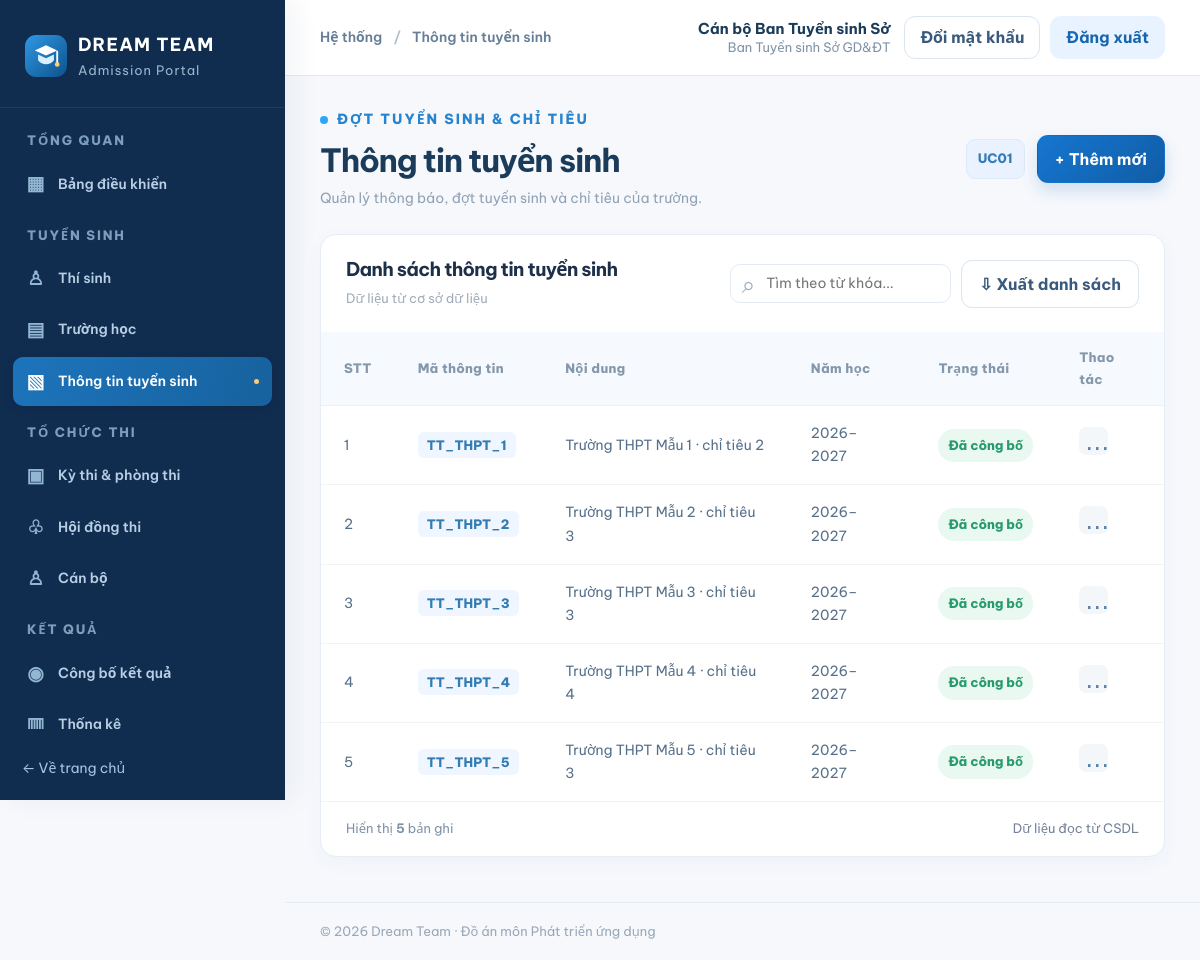
Screenshot of /admission-info/index.php (signed in) with the database file from the repository.
### tables this page shows
CREATE TABLE TaiKhoan (
  maTaiKhoan VARCHAR(20) NOT NULL,
  tenDangNhap VARCHAR(50) NOT NULL,
  matKhau VARCHAR(255) NOT NULL,
  hoTen VARCHAR(100) NOT NULL,
  vaiTro VARCHAR(30) NOT NULL,
  maCanBo VARCHAR(20) NULL,
  maThiSinh VARCHAR(20) NULL,
  trangThai VARCHAR(20) NOT NULL DEFAULT 'Hoạt động',
  soLanSai INT NOT NULL DEFAULT 0,
  khoaDen DATETIME NULL,
  lanDangNhapCuoi DATETIME NULL,
  ngayTao DATETIME NOT NULL DEFAULT CURRENT_TIMESTAMP,
  PRIMARY KEY (maTaiKhoan),
  UNIQUE KEY uq_taikhoan_ten (tenDangNhap),
  CONSTRAINT ck_taikhoan_vaitro CHECK (vaiTro IN ('HOC_SINH','GVCN','BAN_TUYEN_SINH','HD_TUYEN_SINH','HD_COI_THI','HD_CHAM_THI','CAT_PHACH','HD_PHUC_KHAO','HD_RA_DE','QUAN_TRI')),
  CONSTRAINT ck_taikhoan_trangthai CHECK (trangThai IN ('Hoạt động','Bị khóa')),
  CONSTRAINT ck_taikhoan_solansai CHECK (soLanSai >= 0),
  CONSTRAINT fk_taikhoan_canbo FOREIGN KEY (maCanBo) REFERENCES CanBo(maCanBo),
  CONSTRAINT fk_taikhoan_thisinh FOREIGN KEY (maThiSinh) REFERENCES ThiSinh(maThiSinh)
);

CREATE TABLE ThongTinTuyenSinh (
  maThongTin VARCHAR(20) NOT NULL,
  chiTieuTuyenSinh INT NOT NULL DEFAULT 0,
  heDaoTao VARCHAR(50) NOT NULL,
  phuongThucTuyenSinh VARCHAR(100) NOT NULL,
  hocPhi DECIMAL(18,2) NOT NULL DEFAULT 0,
  noiDungChiTiet TEXT NULL,
  trangThaiCongBo VARCHAR(50) NOT NULL DEFAULT 'Chưa công bố',
  maTruongTHPT VARCHAR(20) NOT NULL,
  maDot VARCHAR(20) NOT NULL,
  PRIMARY KEY (maThongTin),
  CONSTRAINT ck_ttts_chitieu CHECK (chiTieuTuyenSinh >= 0),
  CONSTRAINT ck_ttts_hocphi CHECK (hocPhi >= 0),
  CONSTRAINT fk_ttts_thpt FOREIGN KEY (maTruongTHPT) REFERENCES TruongTHPT(maTruongTHPT),
  CONSTRAINT fk_ttts_dot FOREIGN KEY (maDot) REFERENCES DotTuyenSinh(maDot)
);

### includes/functions.php (called while the page is built, shortened)
<?php
function app_config(): array {
    static $cfg = null;
    if ($cfg === null) {
        $cfg = require dirname(__DIR__) . '/config/app.php';
        date_default_timezone_set($cfg['timezone']);
    }
    return $cfg;
}
function e(mixed $str): string {
    return htmlspecialchars((string)$str, ENT_QUOTES | ENT_SUBSTITUTE, 'UTF-8');
}
function base_path(): string {
    $forced = app_config()['base_path'];
    $root = realpath(dirname(__DIR__));
    $docroot = realpath($_SERVER['DOCUMENT_ROOT'] ?? '');
    $r = strtolower(str_replace('\\','/',$root));
    $d = rtrim(strtolower(str_replace('\\','/',$docroot)),'/');
    if ($r === $d) return '';
    return '';
}
function url(string $path = ''): string {
    $prefix = rtrim(base_path(), '/');
    $clean = ltrim($path, '/');
    return $prefix . '/' . $clean;
}
function ui_lower(string $value): string {
    return function_exists('mb_strtolower') ? mb_strtolower($value, 'UTF-8') : strtolower($value);
}
function render_module(string $key): void {
    $modules = require __DIR__ . '/module_config.php';
    require_once __DIR__ . '/auth.php';
    require_module($key);
    $module = $modules[$key];
    require_once dirname(__DIR__) . '/services/live_data.php';
    $kindNow = $module['kind'] ?? 'table';
    if ($kindNow === 'table') { $rows = live_rows($key); if ($rows !== null) { $module['rows'] = $rows; $live = true; } }
    elseif ($kindNow === 'dashboard' || $kindNow === 'stats') { $liveStats = live_stats(); $live = $liveStats !== null; }
    elseif ($kindNow === 'assignments') { $liveAssign = live_assignments(); $live = $liveAssign !== null; }
    $page_title = $module['title']; $layout = 'dashboard'; $active = $key;
    require __DIR__ . '/header.php';
    require __DIR__ . '/module_page.php';
    require __DIR__ . '/footer.php';
}

### admission-info/index.php (called while the page is built, shortened)
<?php
require_once dirname(__DIR__) . '/includes/functions.php';
render_module('admission-info');

### config/app.php (called while the page is built, shortened)
<?php
return [
    'name' => getenv('APP_NAME') ?: 'Tuyển sinh lớp 10 | Dream Team',
    'demo_mode' => filter_var(getenv('DEMO_MODE') ?: '1', FILTER_VALIDATE_BOOLEAN),
    'timezone' => 'Asia/Ho_Chi_Minh',
    'base_path' => getenv('APP_BASE_PATH') ?: null,
];

### config/database.php (called while the page is built, shortened)
<?php
function db(): PDO {
    static $pdo = null;
    if ($pdo instanceof PDO) return $pdo;
    $host = getenv('DB_HOST') ?: '127.0.0.1';
    $port = getenv('DB_PORT') ?: '3306';
    $name = getenv('DB_NAME') ?: 'dreamteam_tuyensinh10';
    $user = getenv('DB_USER') ?: 'root';
    $pass = getenv('DB_PASS') ?: '';
    $pdo = new PDO(
        "mysql:host={$host};port={$port};dbname={$name};charset=utf8mb4", $user, $pass,
        [PDO::ATTR_ERRMODE => PDO::ERRMODE_EXCEPTION, PDO::ATTR_DEFAULT_FETCH_MODE => PDO::FETCH_ASSOC,
         PDO::ATTR_EMULATE_PREPARES => false]
    );
    return $pdo;
}

### services/live_data.php (called while the page is built, shortened)
<?php
require_once dirname(__DIR__) . '/config/database.php';
function live_all(string $sql, array $params = []): array {
    $st = db()->prepare($sql); $st->execute($params);
    return $st->fetchAll(PDO::FETCH_NUM);
}
function live_available(): bool {
    static $ok = null;
    if ($ok === null) { try { db()->query('SELECT 1 FROM ThiSinh LIMIT 1'); $ok = true; } catch (Throwable $e) { $ok = false; } }
    return $ok;
}
function live_rows(string $key): ?array {
    if (!live_available()) return null;
    try { return live_all($q[$key]); } catch (Throwable $e) { error_log("live_rows($key): " . $e->getMessage()); return null; }
}

### includes/auth.php (called while the page is built, shortened)
<?php
require_once __DIR__ . '/functions.php';
require_once __DIR__ . '/permissions.php';
require_once dirname(__DIR__) . '/services/auth_service.php';
function current_user(): ?array {
    static $user = false;
    if ($user !== false) return $user;
    $user = null;
    $ma = $_SESSION['user']['maTaiKhoan'] ?? null;
    try {
        $user = layTaiKhoanHoatDong((string)$ma);
    } catch (Throwable $e) {
        error_log('current_user: ' . $e->getMessage());
        $user = $_SESSION['user'];
    }
    return $user;
}
function require_auth(): array {
    $user = current_user();
    return $user;
}
function require_module(string $module): array {
    $user = require_auth();
    return $user;
}

### services/auth_service.php (called while the page is built, shortened)
<?php
require_once dirname(__DIR__) . '/config/database.php';
function tk_cot_phien(): string {
    return 'maTaiKhoan, tenDangNhap, hoTen, vaiTro, maCanBo, maThiSinh, trangThai';
}
function layTaiKhoanHoatDong(string $maTaiKhoan): ?array {
    $st = db()->prepare('SELECT ' . tk_cot_phien() . " FROM TaiKhoan WHERE maTaiKhoan = ? AND trangThai = 'Hoạt động'");
    $st->execute([$maTaiKhoan]);
    return $st->fetch() ?: null;
}

### includes/permissions.php (called while the page is built, shortened)
<?php
function ten_vai_tro(string $vaiTro): string {
    return VAI_TRO[$vaiTro] ?? $vaiTro;
}

### includes/module_page.php (the view, shortened to what this page needs)
<?php
$kind = $module['kind'] ?? 'table';
$live = $live ?? false; $liveStats = $liveStats ?? null; $liveAssign = $liveAssign ?? null;
$dashMetrics = $liveStats
  ? [[sprintf('%02d',$liveStats['thiSinh']),'Hồ sơ thí sinh','Đợt '.$liveStats['nam'],'sky'],[sprintf('%02d',$liveStats['truong']),'Trường THPT tham gia','Danh mục trong CSDL','purple'],[sprintf('%02d',$liveStats['nvToiDa']),'Nguyện vọng tối đa','NV1 · NV2 · NV3','mint'],[sprintf('%02d',$liveStats['nguyenVong']),'Nguyện vọng đã lập','Tổng số nguyện vọng','orange']]
  : [['720','Hồ sơ dự kiến','↗ 12%','sky'],['07','Trường tham gia','Kỳ 2026–2027','purple'],['03','Nguyện vọng tối đa','NV1 · NV2 · NV3','mint'],['--','Nguyện vọng đã lập','Chưa kết nối CSDL','orange']];
?>
<div class="page-head"><div><div class="eyebrow"><span></span><?= e($module['eyebrow']) ?></div><h1><?= e($module['title']) ?></h1><p><?= e($module['desc']) ?></p></div><div class="page-head-actions"><span class="uc-tag"><?= e($module['uc']) ?></span><button class="btn btn-primary" type="button" data-demo-action>+ Thêm mới</button></div></div>
<?php if($kind === 'dashboard'): ?>
<div class="metric-grid">
 <?php foreach($dashMetrics as [$value,$label,$hint,$color]): ?>
 <div class="metric-card <?= e($color) ?>"><div class="metric-icon">✳</div><div class="metric-value"><?= e($value) ?></div><div class="metric-label"><?= e($label) ?></div><div class="metric-hint"><?= e($hint) ?></div></div>
 <?php endforeach; ?>
</div>
<?php if($liveStats): ?><div class="dash-panels"><div class="panel"><div class="panel-heading"><div><h2>Nguyện vọng 1 so với chỉ tiêu</h2><p>Số thí sinh đăng ký NV1 / chỉ tiêu từng trường THPT</p></div></div>
 <div class="bars"><?php foreach($liveStats['theoTruong'] as [$tn,$nv1,$ct]): $pc = $ct ? min(100,(int)round($nv1/$ct*100)) : 0; ?><div><span><?= e($tn) ?></span><div><i style="width:<?= $pc ?>%"></i></div><strong><?= (int)$nv1 ?>/<?= (int)$ct ?></strong></div><?php endforeach; ?></div>
 </div><?php else: ?><div class="dash-panels"><?php endif; ?><div class="panel"><div class="panel-heading"><div><h2>Truy cập nhanh</h2><p>Các chức năng chính của hệ thống</p></div></div>
 <div class="quick-links"><a href="<?= e(url('aspirations/')) ?>"><span class="quick-icon">✧</span><span>Đăng ký nguyện vọng<small>UC02 · Quốc Thiên</small></span>→</a><a href="<?= e(url('exam/')) ?>"><span class="quick-icon">▣</span><span>Phân phòng thi<small>UC07 · Thúy Vy</small></span>→</a><a href="<?= e(url('assignments/')) ?>"><span class="quick-icon">⇆</span><span>Phân công coi thi<small>UC11 · Trần Cẩm Vân</small></span>→</a><a href="<?= e(url('admission/')) ?>"><span class="quick-icon">◇</span><span>Xét tuyển nguyện vọng<small>UC17 · Khánh Duy</small></span>→</a></div>
 </div></div>
<?php else: ?>
<div class="panel table-panel"><div class="table-toolbar"><div class="table-title"><h2>Danh sách <?= e(ui_lower($module['title'])) ?></h2><p><?= $live ? 'Dữ liệu từ cơ sở dữ liệu' : 'Chưa kết nối cơ sở dữ liệu' ?></p></div><div class="toolbar-right"><label class="search-input"><span>⌕</span><input type="search" placeholder="Tìm theo từ khóa..." aria-label="Tìm trong bảng" data-table-search></label><button class="btn btn-outline" type="button" data-demo-action>⇩ Xuất danh sách</button></div></div><div class="table-scroll"><table class="data-table"><thead><tr><th>STT</th><?php foreach($module['columns'] as $column): ?><th><?= e($column) ?></th><?php endforeach; ?><th>Thao tác</th></tr></thead><tbody><?php if(!$module['rows']): ?><tr><td colspan="<?= count($module['columns'])+2 ?>" class="muted" style="text-align:center;padding:28px">Chưa có dữ liệu.</td></tr><?php endif; ?><?php foreach($module['rows'] as $i=>$row): ?><tr data-search-row><td class="muted"><?= $i+1 ?></td><?php foreach($row as $j=>$value): ?><td><?php if($j===0): ?><span class="code-tag"><?= e($value) ?></span><?php elseif($j===count($row)-1): ?><span class="status <?= (str_contains(ui_lower((string)$value),'đã')||str_contains(ui_lower((string)$value),'sẵn')||str_contains(ui_lower((string)$value),'đủ')) ? 'status-success' : 'status-pending' ?>"><?= e($value) ?></span><?php else: ?><?= e($value) ?><?php endif; ?></td><?php endforeach; ?><td><button class="icon-button" data-demo-action title="Xem chi tiết">⋯</button></td></tr><?php endforeach; ?></tbody></table></div><div class="table-bottom"><span>Hiển thị <strong><?= count($module['rows']) ?></strong> bản ghi<?= $live ? '' : '' ?></span><span class="muted"><?= $live ? 'Dữ liệu đọc từ CSDL' : 'Dữ liệu chưa liên kết CSDL' ?></span></div></div>
<?php endif; ?>

### includes/header.php (shortened to what this page needs)
<?php
require_once __DIR__ . '/functions.php';
$page_title = $page_title ?? 'Trang chủ';
$layout = $layout ?? 'public';
$cfg = app_config();
?><!doctype html>
<html lang="vi">
<head>
  <link rel="stylesheet" href="<?= e(url('assets/css/style.css')) ?>">
</head>
<body class="<?= $layout === 'dashboard' ? 'dash-body' : 'public-body' ?>">
<?php if ($layout === 'dashboard'): ?>
<div class="dash-shell">
  <?php require __DIR__ . '/sidebar.php'; ?>
  <div class="dash-main">
    <header class="dash-topbar">
      <div class="dash-topbar-left"><button class="hamburger" aria-label="Mở menu" data-menu-toggle>☰</button><span class="breadcrumb">Hệ thống <span>/</span> <?= e($page_title) ?></span></div>
      <div class="dash-topbar-right"><?php $__u = function_exists('current_user') ? current_user() : null; if ($__u): ?>
        <span class="topbar-user"><strong><?= e($__u['hoTen']) ?></strong><small><?= e(ten_vai_tro($__u['vaiTro'])) ?></small></span>
        <a class="btn btn-outline btn-sm" href="<?= e(url('auth/doi-mat-khau.php')) ?>">Đổi mật khẩu</a>
        <form method="post" action="<?= e(url('auth/logout.php')) ?>" class="topbar-logout"><?= csrf_field() ?><button class="btn btn-soft btn-sm" type="submit">Đăng xuất</button></form>
      <?php else: ?><a class="avatar" href="<?= e(url('auth/login.php')) ?>" title="Đăng nhập">DT</a><?php endif; ?></div>
    </header>
    <main id="main" class="dash-content">
<?php endif; ?>

### rows the page displays
taikhoan: hoTen "Cán bộ Ban Tuyển sinh Sở", vaiTro "Ban Tuyển sinh Sở GD&ĐT"
thongtintuyensinh: maThongTin "TT_THPT_1", value "Trường THPT Mẫu 1 · chỉ tiêu 2", value "2026–2027", trangThaiCongBo "Đã công bố"
thongtintuyensinh: maThongTin "TT_THPT_2", value "Trường THPT Mẫu 2 · chỉ tiêu 3", value "2026–2027", trangThaiCongBo "Đã công bố"
thongtintuyensinh: maThongTin "TT_THPT_3", value "Trường THPT Mẫu 3 · chỉ tiêu 3", value "2026–2027", trangThaiCongBo "Đã công bố"
thongtintuyensinh: maThongTin "TT_THPT_4", value "Trường THPT Mẫu 4 · chỉ tiêu 4", value "2026–2027", trangThaiCongBo "Đã công bố"
thongtintuyensinh: maThongTin "TT_THPT_5", value "Trường THPT Mẫu 5 · chỉ tiêu 3", value "2026–2027", trangThaiCongBo "Đã công bố"

### other values shown
$group "TỔNG QUAN"
$symbol "▦"
$label "Bảng điều khiển"
$group "TUYỂN SINH"
$symbol "♙"
$label "Thí sinh"
$symbol "▤"
$label "Trường học"
$symbol "▧"
$label "Thông tin tuyển sinh"
$group "TỔ CHỨC THI"
$symbol "▣"
$label "Kỳ thi & phòng thi"
$symbol "♧"
$label "Hội đồng thi"
